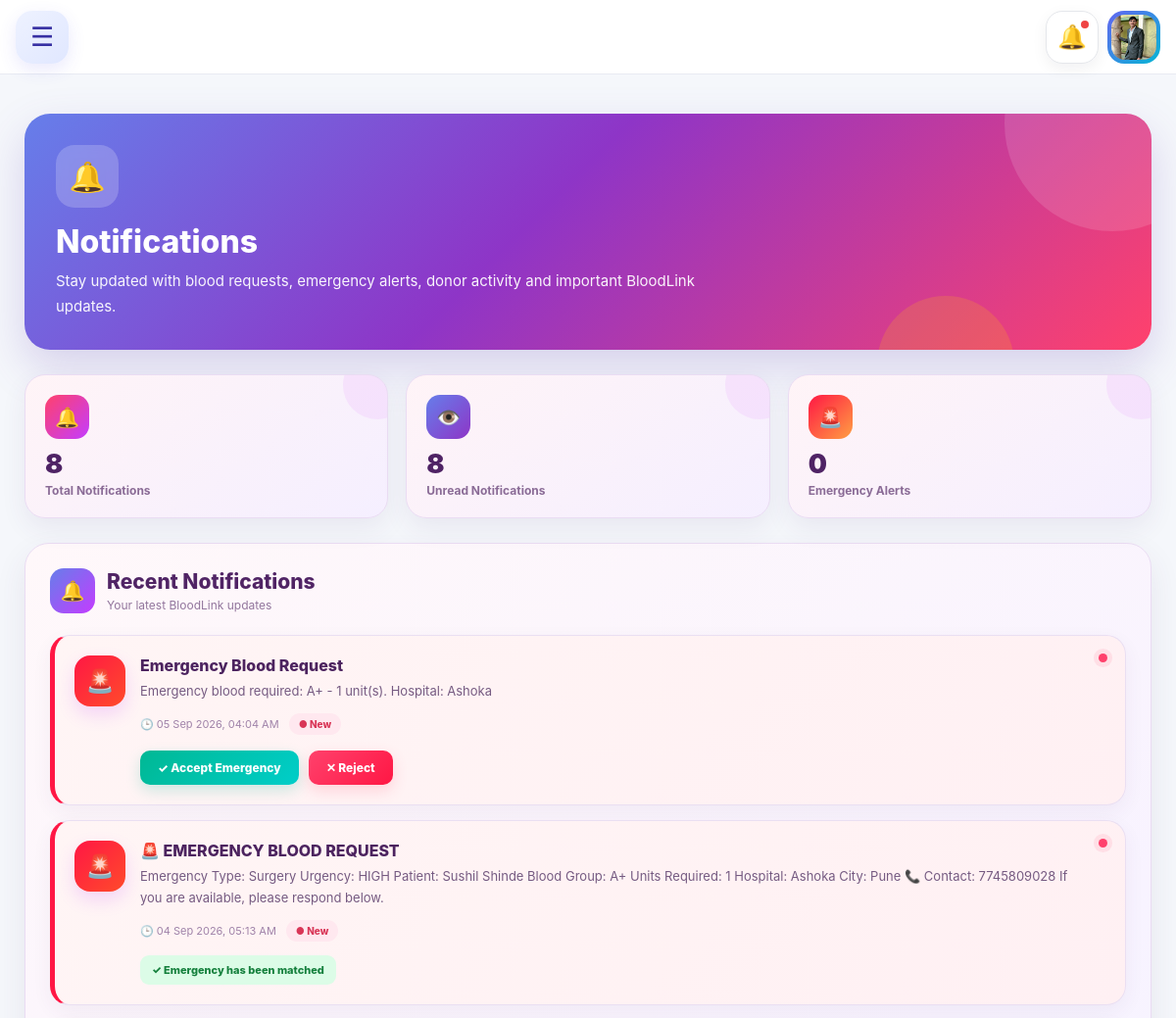
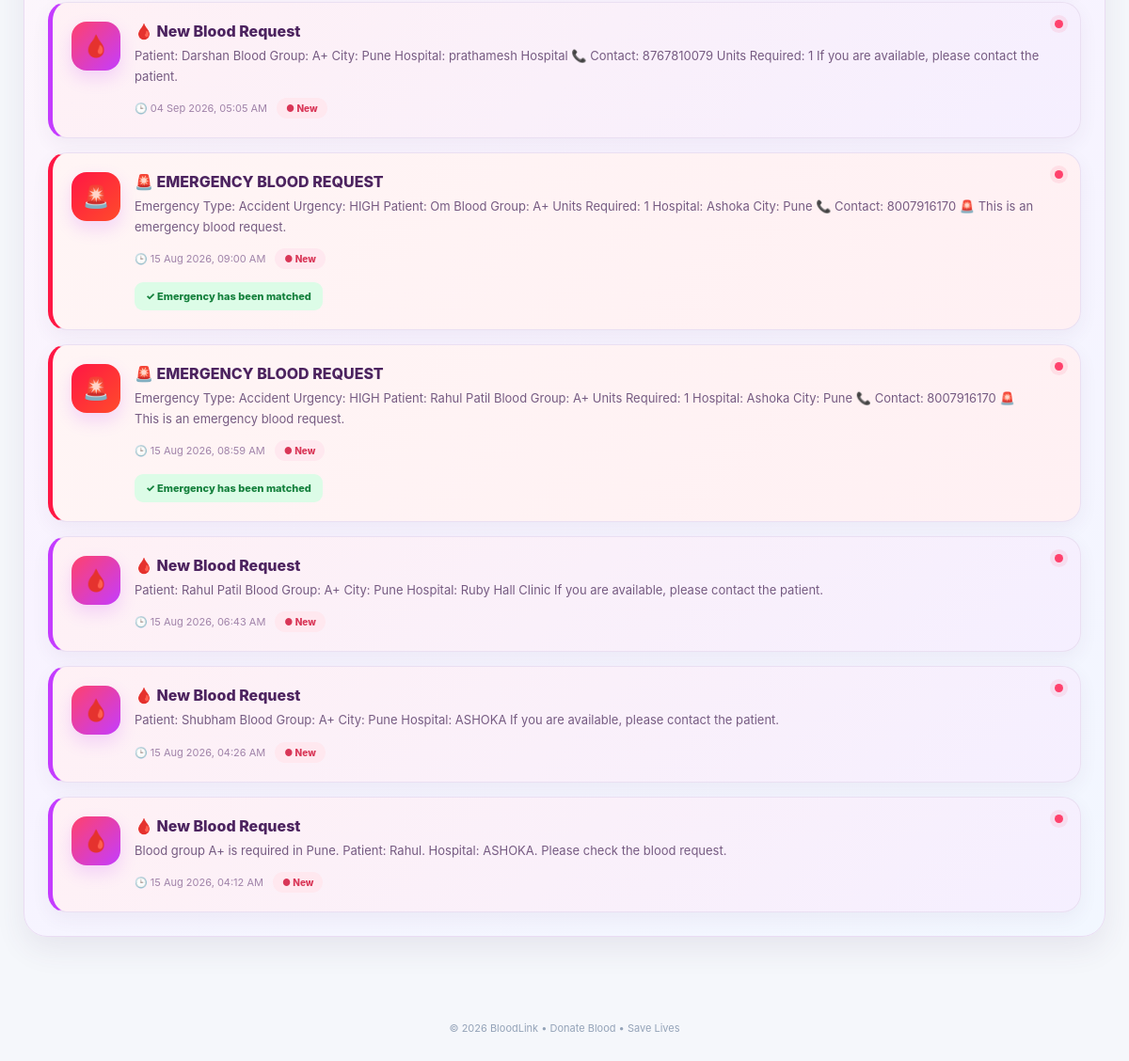
The app's page /notifications/ (signed in) with its own data (2 pictures, top to bottom).
### accounts/models.py (models this page shows, shortened)
class UserProfile(models.Model):
    user = models.OneToOneField(
        User,
        on_delete=models.CASCADE
    )
    full_name = models.CharField(
        max_length=100
    )
    blood_group = models.CharField(
        max_length=10
    )
    phone = models.CharField(
        max_length=15
    )
    city = models.CharField(
        max_length=100
    )
    photo = models.ImageField(
        upload_to="profile_photos/",
        blank=True,
        null=True
    )
    emergency_contact = models.CharField(
        max_length=15,
        blank=True
    )
    is_available = models.BooleanField(
        default=True
    )
    location = models.CharField(
        max_length=255,
        blank=True
    )
    donation_count = models.PositiveIntegerField(
        default=0
    )

class Notification(models.Model):
    user = models.ForeignKey(
        User,
        on_delete=models.CASCADE,
        related_name="notifications"
    )
    title = models.CharField(
        max_length=200
    )
    message = models.TextField()
    phone = models.CharField(
        max_length=15,
        blank=True,
        null=True
    )
    is_read = models.BooleanField(
        default=False
    )
    emergency = models.ForeignKey(
        EmergencyRequest,
        on_delete=models.CASCADE,
        null=True,
        blank=True,
        related_name="notifications"
    )
    created_at = models.DateTimeField(
        auto_now_add=True
    )

### accounts/views.py (the view, shortened to what this page needs)
@login_required
def notifications(request):
    user_notifications = (
        Notification.objects
        .filter(user=request.user)
        .select_related("emergency")
        .order_by("-created_at")
    )
    unread_count = user_notifications.filter(
        is_read=False
    ).count()
    return render(
        request,
        "accounts/notifications.html",
        {
            "notifications": user_notifications,
            "unread_count": unread_count,
        }
    )

### templates/accounts/notifications.html (shortened to what this page needs)
{% extends "base.html" %}
{% block content %}
<div class="notification-page">
    <div class="notification-hero">
        <div class="hero-content">
            <div class="hero-icon">
                🔔
            </div>
            <h1>Notifications</h1>
            <p>
                Stay updated with blood requests, emergency alerts,
                donor activity and important BloodLink updates.
            </p>
        </div>
    </div>
    <div class="notification-stats">
        <div class="stat-card">
            <div class="stat-icon">
                🔔
            </div>
            <div class="stat-number">
                {{ notifications|length }}
            </div>
            <div class="stat-label">
                Total Notifications
            </div>
        </div>
        <div class="stat-card">
            <div class="stat-icon">
                👁️
            </div>
            <div class="stat-number">
                {{ unread_count|default:"0" }}
            </div>
            <div class="stat-label">
                Unread Notifications
            </div>
        </div>
        <div class="stat-card">
            <div class="stat-icon">
                🚨
            </div>
            <div class="stat-number">
                {{ emergency_count|default:"0" }}
            </div>
            <div class="stat-label">
                Emergency Alerts
            </div>
        </div>
    </div>
    <div class="notification-section">
        <div class="section-header">
            <div class="section-title-box">
                <div class="section-icon">
                    🔔
                </div>
                <div>
                    <h2 class="section-title">
                        Recent Notifications
                    </h2>
                    <p class="section-subtitle">
                        Your latest BloodLink updates
                    </p>
                </div>
            </div>
        </div>
        {% if notifications %}
            <div class="notification-list">
                {% for notification in notifications %}
                    <div class="notification-card {% if not notification.is_read %}unread{% endif %} {% if notification.emergency %}emergency{% endif %}">
                        <div class="notification-icon">
                            {% if notification.emergency %}
                                🚨
                            {% elif "success" in notification.title|lower %}
                                ✅
                            {% elif "blood" in notification.title|lower %}
                                🩸
                            {% elif "donor" in notification.title|lower %}
                                ❤️
                            {% else %}
                                🔔
                            {% endif %}
                        </div>
                        <div class="notification-content">
                            <h3 class="notification-title">
                                {{ notification.title }}
                            </h3>
                            <p class="notification-message">
                                {{ notification.message }}
                            </p>
                            <div class="notification-meta">
                                <span class="notification-time">
                                    🕒
                                    {{ notification.created_at|date:"d M Y, h:i A" }}
                                </span>
                                {% if notification.is_read %}
                                    <span class="read-badge">
                                        ✓ Read
                                    </span>
                                {% else %}
                                    <span class="unread-badge">
                                        ● New
                                    </span>
                                {% endif %}
                            </div>
                            {% if notification.emergency %}
                                {% if notification.emergency.status == "ACTIVE" %}
                                    <div class="emergency-actions">
                                        <form
                                            method="post"
                                            action="{% url 'accept_emergency' notification.emergency.id %}"
                                        >
                                            <button
                                                type="submit"
                                                class="accept-btn"
                                            >
                                                ✓ Accept Emergency
                                            </button>
                                        </form>
                                        <form
                                            method="post"
                                            action="{% url 'reject_emergency' notification.emergency.id %}"
                                        >
                                            <button
                                                type="submit"
                                                class="reject-btn"
                                            >
                                                ✕ Reject
                                            </button>
                                        </form>
                                    </div>
                                {% elif notification.emergency.status == "MATCHED" %}
                                    <div class="emergency-status status-matched">
                                        ✓ Emergency has been matched
                                    </div>
                                {% else %}
                                    <div class="emergency-status status-closed">
                                        This emergency is no longer active.
                                    </div>
                                {% endif %}
                            {% endif %}
                        </div>
                    </div>
                {% endfor %}
            </div>
        {% endif %}
    </div>
</div>
{% endblock %}

### templates/base.html (shortened to what this page needs)
{% load static %}
<!DOCTYPE html>
<html lang="en">
<head>
</head>
<body class="{% block body_class %}{% endblock %}">
<div class="bl-app">
    <main class="bl-main">
        <header class="bl-topbar">
            <div class="bl-top-left">
                <button
                    type="button"
                    class="bl-mobile-menu"
                    id="blMobileMenu"
                    aria-label="Open menu"
                >
                    ☰
                </button>
            </div>
            <div class="bl-top-right">
                <a
                    href="/notifications/"
                    class="bl-notification"
                    title="Notifications"
                >
                    🔔
                    <span
                        class="bl-notification-dot"
                    ></span>
                </a>
                <a
                    href="{% if request.user.is_authenticated %}/profile/{% else %}/login/{% endif %}"
                    class="bl-user-chip"
                >
                    <div class="bl-user-avatar">
                        {% if request.user.is_authenticated %}
                            {% if request.user.userprofile.photo %}
                                <img
                                    src="{{ request.user.userprofile.photo.url }}"
                                    alt="Profile"
                                >
                            {% else %}
                                {{ request.user.username|first|upper }}
                            {% endif %}
                        {% else %}
                            👤
                        {% endif %}
                    </div>
                </a>
            </div>
        </header>
        <section class="bl-content">
            {% block content %}{% endblock %}
        </section>
    </main>
    <footer class="bl-footer">
        © {% now "Y" %} BloodLink
        • Donate Blood • Save Lives
    </footer>
</div>
</body>
</html>

### templates/base.html (style rules this page uses)
*, *::before, *::after { box-sizing: border-box; }
html { scroll-behavior: smooth; }
body { margin: 0; padding: 0; min-height: 100vh; overflow-x: hidden; font-family: Inter, ui-sans-serif, system-ui, -apple-system, BlinkMacSystemFont, "Segoe UI", sans-serif; background: #f5f7fb; color: #172033; }
a { text-decoration: none; }
button, input, select, textarea { font: inherit; }
button { -webkit-tap-highlight-color: transparent; tap-highlight-color: transparent; }
.bl-app { width: 100%; min-height: 100vh; }
.bl-main { width: calc(100% - 260px); margin-left: 260px; min-height: 100vh; }
.bl-topbar { position: sticky; top: 0; width: 100%; height: 70px; display: flex; align-items: center; justify-content: space-between; padding: 0 30px; background: rgba(255,255,255,.94); backdrop-filter: blur(18px); -webkit-backdrop-filter: blur(18px); border-bottom: 1px solid #e8ebf2; z-index: 500; }
.bl-top-left, .bl-top-right { display: flex; align-items: center; }
.bl-top-right { gap: 11px; }
.bl-mobile-menu { display: none; width: 50px; height: 50px; align-items: center; justify-content: center; border: none; border-radius: 16px; background: linear-gradient( 135deg, #eef2ff, #e0e7ff ); color: #3730a3; font-size: 26px; cursor: pointer; box-shadow: 0 6px 18px rgba(79,70,229,.12); }
.bl-notification { position: relative; width: 54px; height: 54px; flex: 0 0 54px; display: flex; align-items: center; justify-content: center; border-radius: 17px; background: white; border: 1px solid #e5e7eb; color: #172033; font-size: 25px; box-shadow: 0 5px 16px rgba(15,23,42,.06); }
.bl-notification-dot { position: absolute; top: 9px; right: 9px; width: 8px; height: 8px; border-radius: 50%; background: #ef4444; }
.bl-user-chip { display: flex; align-items: center; gap: 9px; padding: 5px; border-radius: 17px; background: linear-gradient( 135deg, #6366f1, #06b6d4 ); color: white; }
.bl-user-avatar { width: 48px; height: 48px; flex: 0 0 48px; overflow: hidden; display: flex; align-items: center; justify-content: center; border-radius: 14px; background: linear-gradient( 135deg, #818cf8, #38bdf8 ); color: white; font-size: 15px; font-weight: 900; }
.bl-user-avatar img { width: 100%; height: 100%; object-fit: cover; }
.bl-content { width: 100%; max-width: 1450px; margin: 0 auto; padding: 30px; }
.bl-footer { width: calc(100% - 260px); margin-left: 260px; padding: 25px; text-align: center; color: #94a3b8; font-size: 11px; }
@media screen and (max-width: 1200px) { .bl-main { width: 100%; margin-left: 0; } }
@media screen and (max-width: 1200px) { .bl-footer { width: 100%; margin-left: 0; } }
@media screen and (max-width: 1200px) { .bl-mobile-menu { display: flex; } }
@media screen and (max-width: 1200px) { .bl-topbar { height: 72px; padding: 0 20px; } }
@media screen and (max-width: 1200px) { .bl-content { padding: 25px 18px; } }
@media screen and (max-width: 1200px) { .bl-topbar { height: 76px; padding: 0 16px; } }
@media screen and (max-width: 1200px) { .bl-mobile-menu { width: 54px; height: 54px; border-radius: 17px; font-size: 27px; } }
@media screen and (max-width: 1200px) { .bl-top-right { gap: 9px; } }
@media screen and (max-width: 1200px) { .bl-notification { width: 54px; height: 54px; flex: 0 0 54px; border-radius: 17px; font-size: 24px; } }
@media screen and (max-width: 1200px) { .bl-user-chip { width: 54px; height: 54px; padding: 4px; border-radius: 17px; } }
@media screen and (max-width: 1200px) { .bl-user-avatar { width: 46px; height: 46px; flex: 0 0 46px; border-radius: 14px; } }
@media screen and (max-width: 1200px) { .bl-content { padding: 20px 15px; } }
@media screen and (max-width: 1200px) { .bl-footer { padding: 20px 15px 30px; } }

### records on screen
Notification: title "Emergency Blood Request", message "Emergency blood required: A+ - 1 unit(s). Hospital: Ashoka", created_at "05 Sep 2026, 04:04 AM", is_read "● New", shows "✓ Accept Emergency"
Notification: title "🚨 EMERGENCY BLOOD REQUEST", message "Emergency Type: Surgery Urgency: HIGH Patient: Sushil Shinde Blood Group: A+ Units Required: 1 Hospital: Ashoka City: Pune 📞 Contact: 7745809028 If you are available, please respond below.", created_at "04 Sep 2026, 05:13 AM", is_read "● New", shows "✓ Emergency has been matched"
Notification: title "🩸 New Blood Request", message "Patient: Darshan Blood Group: A+ City: Pune Hospital: prathamesh Hospital 📞 Contact: 8767810079 Units Required: 1 If you are available, please contact the patient.", created_at "04 Sep 2026, 05:05 AM", is_read "● New"
Notification: title "🚨 EMERGENCY BLOOD REQUEST", message "Emergency Type: Accident Urgency: HIGH Patient: Om Blood Group: A+ Units Required: 1 Hospital: Ashoka City: Pune 📞 Contact: 8007916170 🚨 This is an emergency blood request.", created_at "15 Aug 2026, 09:00 AM", is_read "● New", shows "✓ Emergency has been matched"
Notification: title "🚨 EMERGENCY BLOOD REQUEST", message "Emergency Type: Accident Urgency: HIGH Patient: Rahul Patil Blood Group: A+ Units Required: 1 Hospital: Ashoka City: Pune 📞 Contact: 8007916170 🚨 This is an emergency blood request.", created_at "15 Aug 2026, 08:59 AM", is_read "● New", shows "✓ Emergency has been matched"
Notification: title "🩸 New Blood Request", message "Patient: Rahul Patil Blood Group: A+ City: Pune Hospital: Ruby Hall Clinic If you are available, please contact the patient.", created_at "15 Aug 2026, 06:43 AM", is_read "● New"
Notification: title "🩸 New Blood Request", message "Patient: Shubham Blood Group: A+ City: Pune Hospital: ASHOKA If you are available, please contact the patient.", created_at "15 Aug 2026, 04:26 AM", is_read "● New"
Notification: title "🩸 New Blood Request", message "Blood group A+ is required in Pune. Patient: Rahul. Hospital: ASHOKA. Please check the blood request.", created_at "15 Aug 2026, 04:12 AM", is_read "● New"

### other values on screen
{{ notifications|length }} "8"
{{ unread_count|default:"0" }} "8"
{{ emergency_count|default:"0" }} "0"
